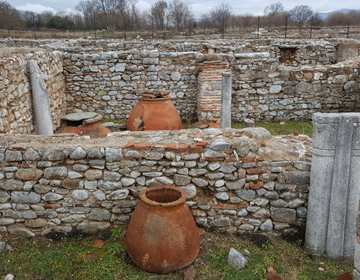
#> input picture ch10_영상분할및특징처리/img/harris.jpg, 360 x 280 px
$ python 02.harris_detect_class.py   (older library calls are emulated)
#> lines starting #> are read from the running program, lines starting #| are printed output that depends on the picture
import numpy as np, cv2

def draw_corner(corner, image, thresh):
    corner = cv2.normalize(corner, 0, 300, cv2.NORM_MINMAX, dtype=cv2.CV_8U)
    pts = np.where(corner > thresh)
    corners, (h,w) = [], corner.shape
    for i, j in np.transpose(pts):
        if 0 < i < h-1 and 0 < j < w-1:
            neighbor = corner[i-1:i+2, j-1:j+2].flatten()
            max = np.max(neighbor)
            if corner[i,j] >= max:
                corners.append((j,i))
    for pt in corners:
        cv2.circle(image, pt, 3, (0, 230, 0), -1)

    print('임계값: %2d, 코너개수: %2d' %(thresh, len(corners)))
    return image

def onCornerHarris(thresh):
    img2 = draw_corner(corner2, np.copy(image), thresh)
    dst = img2
    cv2.imshow('Harris Detect', dst)

image = cv2.imread('img/harris.jpg', cv2.IMREAD_COLOR)
#> image is the input picture: shape (280, 360, 3); mean B, G, R 100.8, 112, 120.4

blocksize = 4
apentureSize = 3 # sobel mask size
k = 0.04    # 행렬의 대각합에 곱해지는 가중치
thresh = 2
gray = cv2.cvtColor(image, cv2.COLOR_BGR2GRAY)
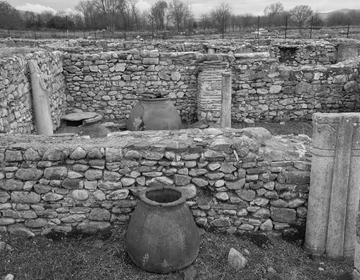
#> gray: shape (280, 360); min 0, max 242, mean 113.2
corner2 = cv2.cornerHarris(gray, blocksize, apentureSize, k)
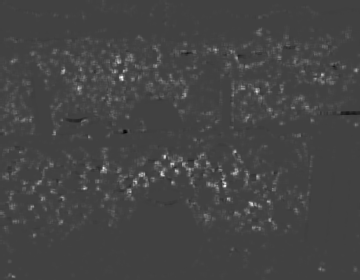
#> corner2: shape (280, 360) float32; min -0.0017, max 0.00495, mean 0.000108; drawn with min black and max white
onCornerHarris(thresh)
#> in draw_corner, `corner = cv2.normalize(corner, 0, 300, cv2.NORM_MINMAX, dtype=cv2.CV_8U)`:
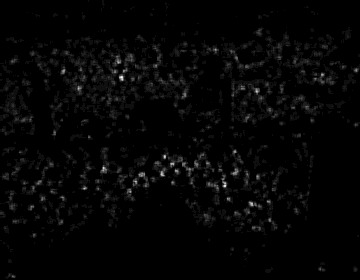
#> corner: shape (280, 360); min 0, max 17, mean 0.333; drawn with min black and max white
#> in draw_corner, `pts = np.where(corner > thresh)`: pts = 2961 positions, rows 29 to 277, columns 0 to 358
#> the loop in draw_corner, `for i, j in np.transpose(pts):` made 2961 passes
#> (i, j, neighbor, max) on passes 1 to 12: (29, 259, [1, 2, 2, 2, 3, 3, 4, 5, 3], 5), (29, 260, [2, 2, 2, 3, 3, 3, 5, 3, 2], 5), (29, 261, [2, 2, 1, 3, 3, 1, 3, 2, 0], 3), (30, 258, [0, 2, 3, 2, 4, 5, 2, 3, 3], 5), (30, 259, [2, 3, 3, 4, 5, 3, 3, 3, 2], 5), (30, 260, [3, 3, 3, 5, 3, 2, 3, 2, 1], 5), (31, 258, [2, 4, 5, 2, 3, 3, 4, 4, 4], 5), (31, 259, [4, 5, 3, 3, 3, 2, 4, 4, 2], 5), (32, 256, [1, 2, 2, 1, 3, 4, 1, 2, 3], 4), (32, 257, [2, 2, 3, 3, 4, 4, 2, 3, 4], 4), (32, 258, [2, 3, 3, 4, 4, 4, 3, 4, 4], 4), (32, 259, [3, 3, 2, 4, 4, 2, 4, 4, 3], 4)
#> (j, neighbor, max) on pass 47: (155, [2, 2, 1, 3, 4, 1, 2, 3, 2], 4)
#> after the loop in draw_corner, `for i, j in np.transpose(pts):`: corners = 987 pairs, first value 1 to 356, second value 29 to 276
#> the loop in draw_corner, `for pt in corners:` made 987 passes
#> pt on passes 1 to 3: (261, 29), (259, 30), (257, 32)
#> after the loop in draw_corner, `for pt in corners:`:
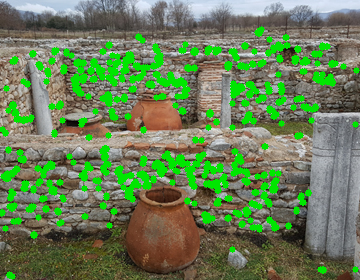
#> image: shape (280, 360, 3); mean of channels 0, 1, 2 86.9, 127.6, 104.3; drawn as B, G, R
#| 임계값:  2, 코너개수: 987

cv2.createTrackbar('Threshold', 'Harris Detect', thresh, 20, onCornerHarris)
cv2.waitKey(0)

$ run again, with ch10_영상분할및특징처리/img/hough.jpg copied over ch10_영상분할및특징처리/img/harris.jpg
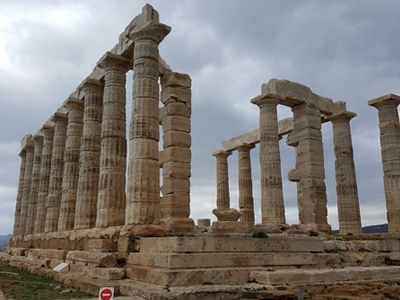
#> input picture ch10_영상분할및특징처리/img/hough.jpg, 400 x 300 px
#> image is the input picture: shape (300, 400, 3); mean B, G, R 118.8, 122.9, 127.5
#> `corner2 = cv2.cornerHarris(gray, blocksize, apentureSize, k)`:
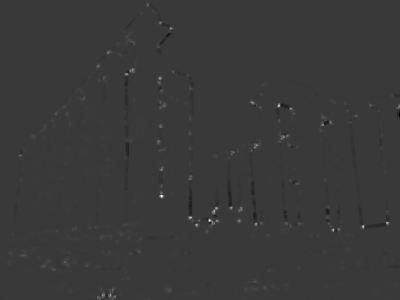
#> corner2: shape (300, 400) float32; min -0.00166, max 0.00569, mean 8.39e-06; drawn with min black and max white
#> pts = 1084 positions, rows 3 to 299, columns 18 to 399
#> the loop in draw_corner, `for i, j in np.transpose(pts):` made 1084 passes
#> (i, j, neighbor, max) on passes 1, 2, 3, 4, 7, 8, 9, 10: (3, 147, [0, 1, 1, 2, 5, 5, 3, 8, 8], 8), (3, 148, [1, 1, 0, 5, 5, 0, 8, 8, 1], 8), (4, 146, [0, 2, 5, 0, 3, 8, 0, 3, 8], 8), (4, 147, [2, 5, 5, 3, 8, 8, 3, 8, 8], 8), (5, 147, [3, 8, 8, 3, 8, 8, 1, 3, 3], 8), (5, 148, [8, 8, 1, 8, 8, 1, 3, 3, 1], 8), (6, 147, [3, 8, 8, 1, 3, 3, 0, 0, 0], 8), (6, 148, [8, 8, 1, 3, 3, 1, 0, 0, 0], 8)
#> after the loop in draw_corner, `for i, j in np.transpose(pts):`: corners = 211 pairs, first value 20 to 388, second value 4 to 297
#> the loop in draw_corner, `for pt in corners:` made 211 passes
#> pt on passes 1 to 3: (147, 4), (148, 4), (147, 5)
#> after the loop in draw_corner, `for pt in corners:`:
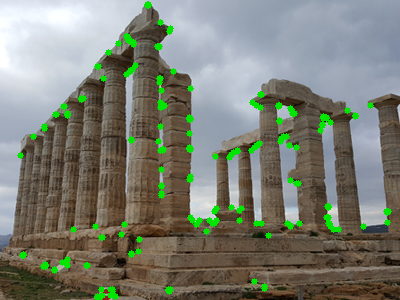
#> image: shape (300, 400, 3); mean of channels 0, 1, 2 115.4, 126.9, 123.6; drawn as B, G, R
#| 임계값:  2, 코너개수: 211

$ run again, with ch10_영상분할및특징처리/img/warp.jpg copied over ch10_영상분할및특징처리/img/harris.jpg
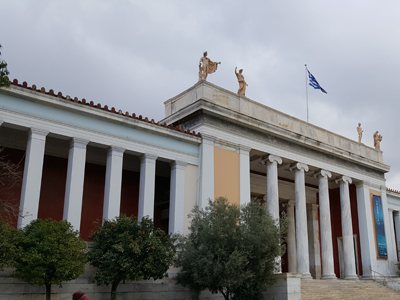
#> input picture ch10_영상분할및특징처리/img/warp.jpg, 400 x 300 px
#> image is the input picture: shape (300, 400, 3); mean B, G, R 131.9, 130.3, 129.1
#> in draw_corner, `corner = cv2.normalize(corner, 0, 300, cv2.NORM_MINMAX, dtype=cv2.CV_8U)`:
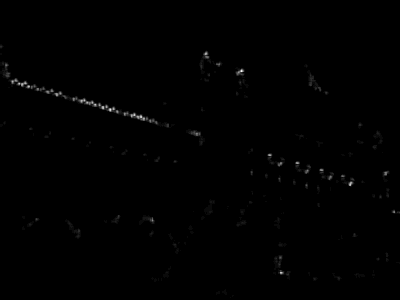
#> corner: shape (300, 400); min 0, max 24, mean 0.1; drawn with min black and max white
#> pts = 1191 positions, rows 46 to 279, columns 0 to 399
#> the loop in draw_corner, `for i, j in np.transpose(pts):` made 1191 passes
#> (i, j, neighbor, max) on passes 2, 4, 5, 6, 7, 8, 9, 10: (46, 1, [2, 2, 1, 4, 4, 2, 3, 3, 1], 4), (47, 1, [4, 4, 2, 3, 3, 1, 1, 1, 0], 4), (51, 205, [0, 0, 1, 0, 3, 5, 2, 9, 11], 11), (51, 206, [0, 1, 0, 3, 5, 3, 9, 11, 6], 11), (51, 207, [1, 0, 0, 5, 3, 0, 11, 6, 1], 11), (52, 205, [0, 3, 5, 2, 9, 11, 7, 16, 16], 16), (52, 206, [3, 5, 3, 9, 11, 6, 16, 16, 8], 16), (52, 207, [5, 3, 0, 11, 6, 1, 16, 8, 2], 16)
#> after the loop in draw_corner, `for i, j in np.transpose(pts):`: corners = 244 pairs, first value 1 to 397, second value 46 to 279
#> the loop in draw_corner, `for pt in corners:` made 244 passes
#> pt on passes 1 to 3: (1, 46), (205, 53), (206, 53)
#> after the loop in draw_corner, `for pt in corners:`:
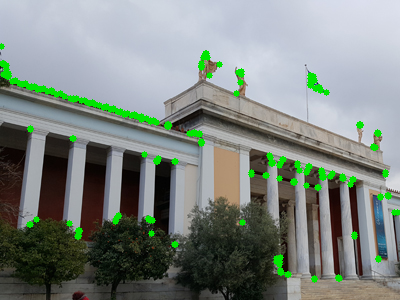
#> image: shape (300, 400, 3); mean of channels 0, 1, 2 128.4, 134.2, 125.5; drawn as B, G, R
#| 임계값:  2, 코너개수: 244
